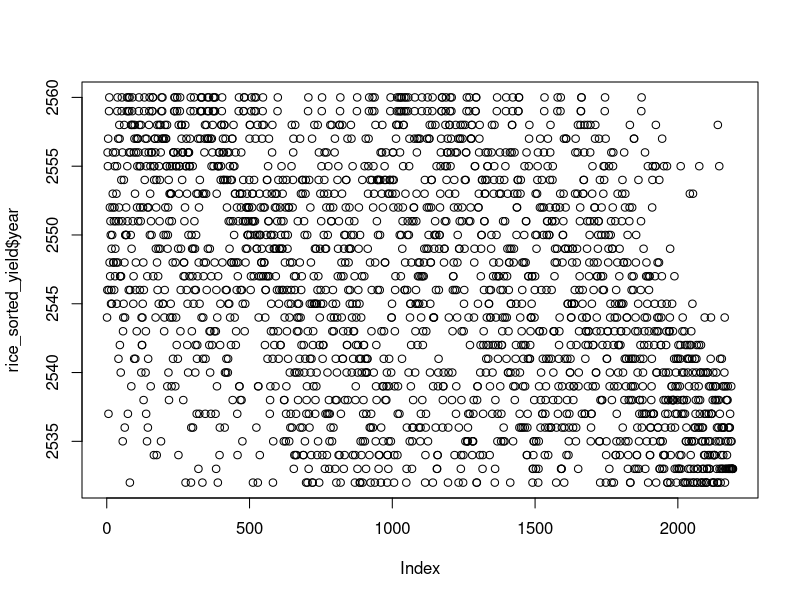
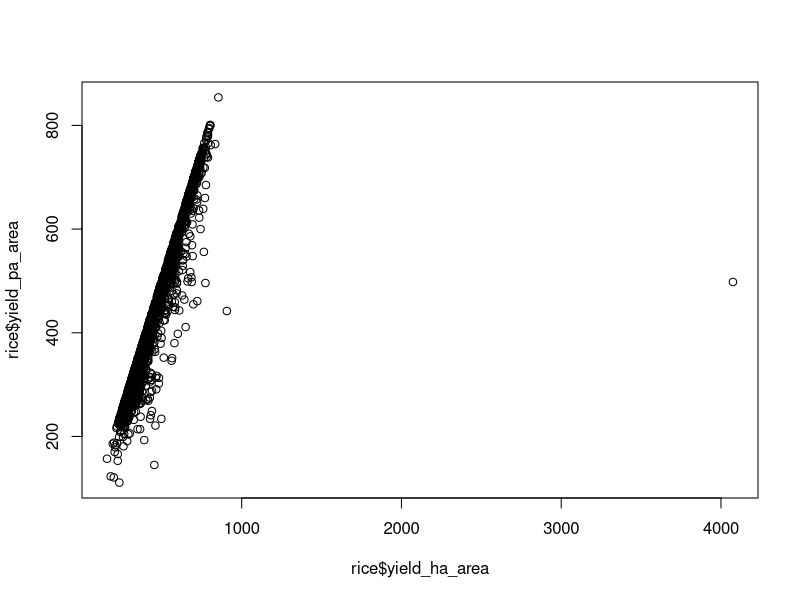

These charts were generated, in order, by the following R code:
## ---- chunk 1
setwd("~/Documents/projects/riceData/jan_revise")
rice <- read.csv("riceData_2019.csv")
area <- read.csv("thai_eng_province.csv")
## ---- chunk 2
length(unique(area$Province_name_thai))
## ---- chunk 3
length(unique(area$Region))
## ---- chunk 4
length(unique(area$Zone))
## ---- chunk 5
rice_sorted_yield <- rice[order(-rice$yield_pa_area),]
max(rice$yield_pa_area)
## ---- chunk 6
pc <- rice_sorted_yield$province_code[1]
rz <- rice_sorted_yield$reginal_zone[1]
province_thai <- as.character(area[which(area$Province_Code == pc), 1])
province_eng <- as.character(area[which(area$Province_Code == pc), 2])
province_eng
## ---- chunk 7
rank <- rank(rice_sorted_yield$yield_pa_area)
sort <- sort(rice_sorted_yield$yield_pa_area)
rice_sorted_yield <- data.frame(rice_sorted_yield, rank, sort)
## ---- chunk 8
plot(rice_sorted_yield$year)
## ---- chunk 9
plot(rice$yield_ha_area,rice$yield_pa_area)
